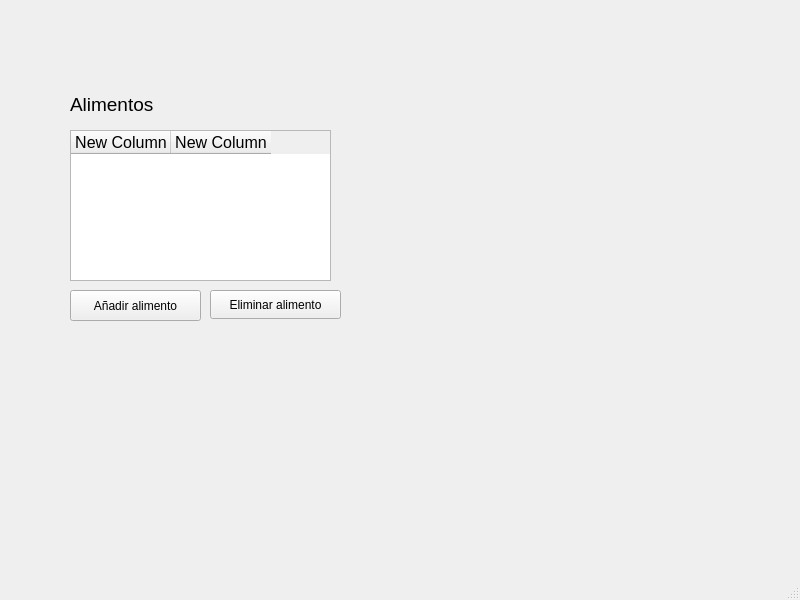
<?xml version="1.0" encoding="UTF-8"?>
<ui version="4.0">
 <class>alimentacionesWindow</class>
 <widget class="QMainWindow" name="alimentacionesWindow">
  <property name="geometry">
   <rect>
    <x>0</x>
    <y>0</y>
    <width>800</width>
    <height>600</height>
   </rect>
  </property>
  <property name="windowTitle">
   <string>MainWindow</string>
  </property>
  <widget class="QWidget" name="centralwidget">
   <widget class="QTableWidget" name="tableWidgetAlimentos">
    <property name="geometry">
     <rect>
      <x>70</x>
      <y>130</y>
      <width>261</width>
      <height>151</height>
     </rect>
    </property>
    <property name="font">
     <font>
      <pointsize>12</pointsize>
     </font>
    </property>
    <column>
     <property name="text">
      <string>New Column</string>
     </property>
    </column>
    <column>
     <property name="text">
      <string>New Column</string>
     </property>
    </column>
   </widget>
   <widget class="QLabel" name="label">
    <property name="geometry">
     <rect>
      <x>70</x>
      <y>89</y>
      <width>111</width>
      <height>31</height>
     </rect>
    </property>
    <property name="font">
     <font>
      <pointsize>14</pointsize>
     </font>
    </property>
    <property name="text">
     <string>Alimentos</string>
    </property>
   </widget>
   <widget class="QPushButton" name="BtnAnadeAlimento">
    <property name="geometry">
     <rect>
      <x>70</x>
      <y>290</y>
      <width>131</width>
      <height>31</height>
     </rect>
    </property>
    <property name="text">
     <string>Añadir alimento</string>
    </property>
   </widget>
   <widget class="QPushButton" name="BtnEliminaAlimento">
    <property name="geometry">
     <rect>
      <x>210</x>
      <y>290</y>
      <width>131</width>
      <height>29</height>
     </rect>
    </property>
    <property name="text">
     <string>Eliminar alimento</string>
    </property>
   </widget>
  </widget>
  <widget class="QMenuBar" name="menubar">
   <property name="geometry">
    <rect>
     <x>0</x>
     <y>0</y>
     <width>800</width>
     <height>26</height>
    </rect>
   </property>
  </widget>
  <widget class="QStatusBar" name="statusbar"/>
 </widget>
 <resources/>
 <connections/>
</ui>
